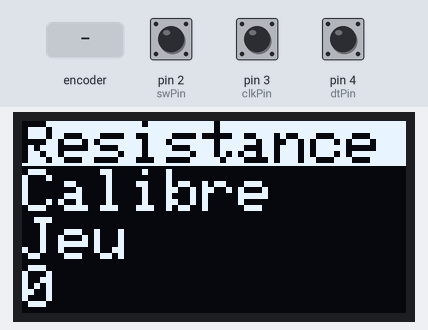
Simulated run of this sketch. Board: Arduino Uno, built with avr-gcc and run on an emulated ATmega328P. Parts: 128×64 one-colour display. The inputs (shaded band) are chosen by the test bench; at power-on: pin 2 (swPin) HIGH, pin 3 (clkPin) HIGH, pin 4 (dtPin) HIGH. What the sketch prints to the serial monitor is not drawn.

Above: at 1.4 s.
1.5 s: rotary encoder on pin 3 (clkPin) / pin 4 (dtPin) turned 1 step (first pin leading)
At 2.6 s:
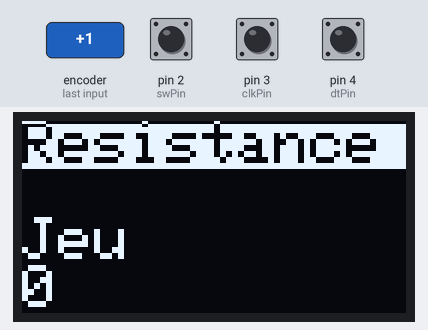
3.2 s: pin 2 (swPin) pulled LOW for 0.15 s
Timing chart, 0 to 6.2 s (numbered marks = the images above; inputs shaded):
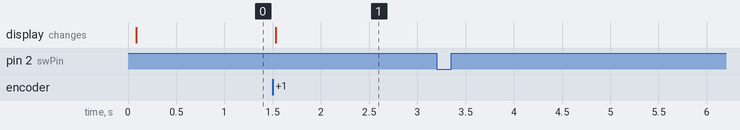

Measured:
- after the input at 1.5 s, the display: changes at once (image 1)
- after the input at 3.2 s, every drawn part: stays the same

The sketch:

Test_Affichage_OLED.ino
```cpp
/*
  Fichier :       afficherTexteSsd1306.ino
  Description :   Affiche du texte de test, sur un écran OLED i2c de 128x64 pixels,
                  fonctionnant avec un contrôleur SSD1306
  Auteur :        Jérôme TOMSKI (https://passionelectronique.fr/)
  Créé le :       26.07.2021
*/

#include <Adafruit_SSD1306.h>


#define nombreDePixelsEnLargeur 128         // Taille de l'écran OLED, en pixel, au niveau de sa largeur
#define nombreDePixelsEnHauteur 64          // Taille de l'écran OLED, en pixel, au niveau de sa hauteur
#define brocheResetOLED         -1          // Reset de l'OLED partagé avec l'Arduino (d'où la valeur à -1, et non un numéro de pin)
#define adresseI2CecranOLED     0x3C        // Adresse de "mon" écran OLED sur le bus i2c (généralement égal à 0x3C ou 0x3D)

Adafruit_SSD1306 ecranOLED(nombreDePixelsEnLargeur, nombreDePixelsEnHauteur, &Wire, brocheResetOLED);

//Parameters
const int clkPin  = 3;
const int dtPin  = 4;
const int swPin  = 2;
//Variables
int rotVal  = 0;
bool clkState  = LOW;
bool clkLast  = HIGH;
bool swState  = HIGH;
bool swLast  = HIGH;
//

void setup() {

  // Initialisation de l'écran OLED
  if(!ecranOLED.begin(SSD1306_SWITCHCAPVCC, adresseI2CecranOLED))
    while(1);                               // Arrêt du programme (boucle infinie) si échec d'initialisation

    ecranOLED.clearDisplay();                                   // Effaçage de l'intégralité du buffer
    ecranOLED.setTextSize(2);                   // Taille des caractères (1:1, puis 2:1, puis 3:1)
    ecranOLED.setCursor(0, 0);                                  // Déplacement du curseur en position (0,0), c'est à dire dans l'angle supérieur gauche
    ecranOLED.setTextColor(SSD1306_WHITE);                  // Affichage du texte en "blanc" (avec la couleur principale, en fait, car l'écran monochrome peut être coloré)
    ecranOLED.display();

     //Init Serial USB
 Serial.begin(9600);
 Serial.println(F("Initialize System"));
 //Init Rotary
 pinMode(clkPin,INPUT);
 pinMode(dtPin,INPUT);
 pinMode(swPin,INPUT_PULLUP);

 attachInterrupt(digitalPinToInterrupt(clkPin),doEncoder,CHANGE);
 attachInterrupt(digitalPinToInterrupt(swPin),doSwitch,RISING);
    //delay(500);

 MenuGlobal();

}

void loop() {
   readRotary();
}

void readRotary( ) { /* function readRotary */
 ////Test routine for Rotary
 // gestion position
 clkState = digitalRead(clkPin);
 if ((clkLast == LOW) && (clkState == HIGH)) {//rotary moving
   Serial.print("Rotary position ");
   if (digitalRead(dtPin) == HIGH) {
     rotVal = rotVal - 1;
     if ( rotVal < 0 ) {
       rotVal = 0;
     }
   }
   else {
     rotVal++;
     if ( rotVal > 10 ) {
       rotVal = 10;
     }
   }
   Serial.println(rotVal);                                  // Déplacement du curseur en position (0,0), c'est à dire dans l'angle supérieur gauche
   //ecranOLED.setTextColor(SSD1306_WHITE);
                  // Affichage du texte en "blanc" (avec la couleur principale, en fait, car l'écran monochrome peut être coloré)

   delay(200);
 }
 clkLast = clkState;
 //gestion bouton
 swState = digitalRead(swPin);
 if (swState == LOW && swLast == HIGH) {
   Serial.println("Rotary pressed");
   delay(100);//debounce
 }
 swLast = swState;
}

// Design menu OLED
void MenuGlobal(){
  ecranOLED.clearDisplay();
  ecranOLED.setCursor(0,0);
  ecranOLED.fillRect(0,0, ecranOLED.width()-0*2, ecranOLED.height()-49, SSD1306_INVERSE);
  ecranOLED.setTextColor(SSD1306_BLACK);
  ecranOLED.println("Resistance");
  ecranOLED.setTextColor(SSD1306_WHITE);
  ecranOLED.println("Calibre");
  ecranOLED.println("Jeu");
  ecranOLED.println(rotVal);
  ecranOLED.display();
  delay(200);
}

void doEncoder(){

  Serial.println("doEncoder");
  ecranOLED.clearDisplay();
  ecranOLED.setCursor(0,0);
  ecranOLED.setTextColor(SSD1306_WHITE);
  ecranOLED.println("Resistance");
  ecranOLED.fillRect(0,1, ecranOLED.width()-0*2, ecranOLED.height()-49, SSD1306_INVERSE);
  ecranOLED.setTextColor(SSD1306_BLACK);
  ecranOLED.println("Calibre");
  ecranOLED.setTextColor(SSD1306_WHITE);
  ecranOLED.println("Jeu");
  ecranOLED.println(rotVal);
  ecranOLED.display();
  delay(200);


}

void doSwitch(){

  Serial.println("doSwitch");
  ecranOLED.clearDisplay();
  ecranOLED.setCursor(0,0);
  ecranOLED.setTextColor(SSD1306_WHITE);
  ecranOLED.println("Resistance");
  ecranOLED.fillRect(0,1, ecranOLED.width()-0*2, ecranOLED.height()-49, SSD1306_INVERSE);
  ecranOLED.setTextColor(SSD1306_BLACK);
  ecranOLED.println("Calibre");
  ecranOLED.setTextColor(SSD1306_WHITE);
  ecranOLED.println("Jeu");
  ecranOLED.println(rotVal);
  ecranOLED.display();
  delay(200);
}
```
